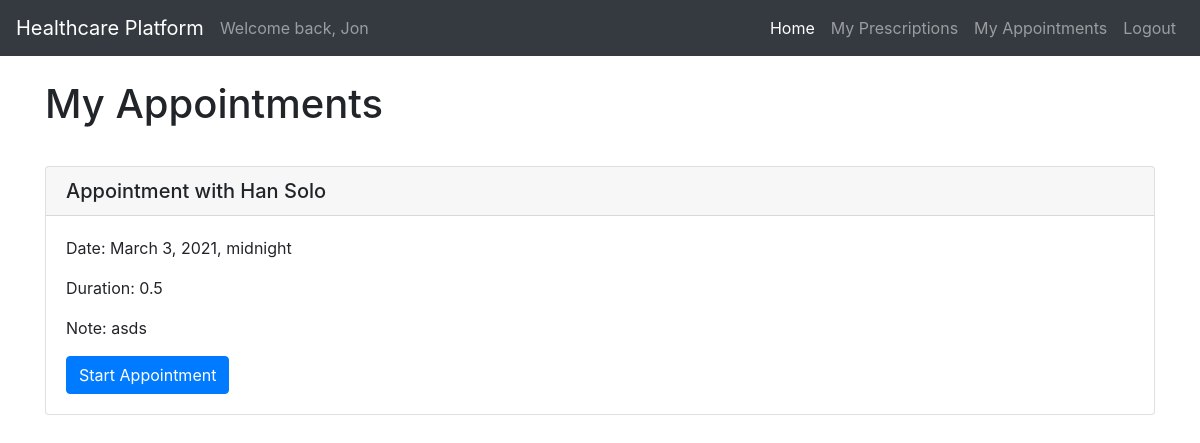
The app's page /patient_appointments (signed in) with its own data.
### dbApp/models.py (models this page shows, shortened)
class Appointment(models.Model):
    date_time = models.DateTimeField()
    duration = models.DecimalField(max_digits=2, decimal_places=1)
    patient = models.ForeignKey('Patient', on_delete=models.SET_NULL, null=True, related_name='appointment_patient')
    provider = models.ForeignKey('Provider', on_delete=models.SET_NULL, null=True, related_name='appointment_provider')
    note = models.CharField(blank=True, default='', max_length=1024)

class Provider(models.Model):
    user = models.OneToOneField(User, on_delete=models.CASCADE)
    phone_number = models.CharField(max_length=14)
    patients = models.ManyToManyField('Patient', related_name='provider_patients', blank=True)
    def get_full_name(self):
        if self.user.first_name is '':
            return 'Provider ' + str(self.id)
        return self.user.first_name + " " + self.user.last_name
    def __str__(self):
        return self.get_full_name()

### frontend/views.py (the view)
# urls.py: path('patient_appointments', render_patient_appointments, name='patient_appointments'),
def render_patient_appointments(request):
    if request.method != "GET":
        return Response('Method not allowed', status=status.HTTP_405_METHOD_NOT_ALLOWED)
    try:
        patient = request.user.patient
        appointments = Appointment.objects.filter(patient=patient)
        return render(request, 'patient_appointments.html', { 'appointments': appointments })
    except:
        return redirect('homepage')

### dbApp/models.py (called while the page is built)
    def get_full_name(self):
        if self.user.first_name is '':
            return 'Patient ' + str(self.id)
        return self.user.first_name + " " + self.user.last_name

    def __str__(self):
        return self.get_full_name()

### templates/patient_appointments.html (shortened to what this page needs)
{% extends 'base.html' %}
{% block content %}
<h1>My Appointments</h1>
<div style="padding-bottom: 30px"></div>
{% if user.is_authenticated %}
    {% for appointment in appointments %}
        <div class="card">
            <h5 class="card-header">Appointment with {{appointment.provider}}</h5>
            <div class="card-body">
              <p class="card-text">Date:  {{ appointment.date_time }}</p>
              <p class="card-text">Duration:  {{ appointment.duration }}</p>
              <p class="card-text">Note:  {{ appointment.note }}</p>
              <a href="#" id="start-appt" class="btn btn-primary">Start Appointment</a>
            </div>
        </div>
    {% endfor %}
{% endif %}
{% endblock %}

### templates/base.html (shortened to what this page needs)
<!doctype html>
<html lang="en">
<head>
  <link rel="stylesheet" href="https://stackpath.bootstrapcdn.com/bootstrap/4.3.1/css/bootstrap.min.css"
>
</head>
<body>
  <nav class="navbar navbar-expand-lg navbar-dark bg-dark">
    <a class="navbar-brand" href="{% url 'homepage' %}">Healthcare Platform</a>
    {% if user.is_authenticated %}
      <span class="navbar-text">
        Welcome back, {{request.user.first_name}}
      </span>
    {% endif %}
    <div class="collapse navbar-collapse" id="navbarSupportedContent">
      <ul class="navbar-nav ml-auto">
        <li class="nav-item active">
          <a class="nav-link" href="{% url 'homepage' %}">Home <span class="sr-only">(current)</span></a>
        </li>
        {% if not user.is_authenticated %}
        <li class="nav-item">
          <a class="nav-link" href="{% url 'patient_registration' %}">Patient Registration</a>
        </li>
        <li class="nav-item">
          <a class="nav-link" href="{% url 'loginpage' %}">Login</a>
        </li>
        {% else %}
        {% if user.patient %}
        <li class="nav-item">
          <a class="nav-link" href="{% url 'patient_prescription' %}">My Prescriptions</a>
        </li>
        <li class="nav-item">
          <a class="nav-link" href="{% url 'patient_appointments' %}">My Appointments</a>
        </li>
        <li class="nav-item">
          <a class="nav-link" href="{% url 'logout' %}">Logout</a>
        </li>
        {% endif %}
        {% endif %}
      </ul>
    </div>
  </nav>
  <br>
  <div class="container">
    {% block content %}
    {% endblock %}
  </div>
</body>
</html>

### records on screen
Appointment: provider "Han Solo", date_time "March 3, 2021, midnight", duration "0.5", note "asds"

### other values on screen
{{ request.user.first_name }} "Jon"
